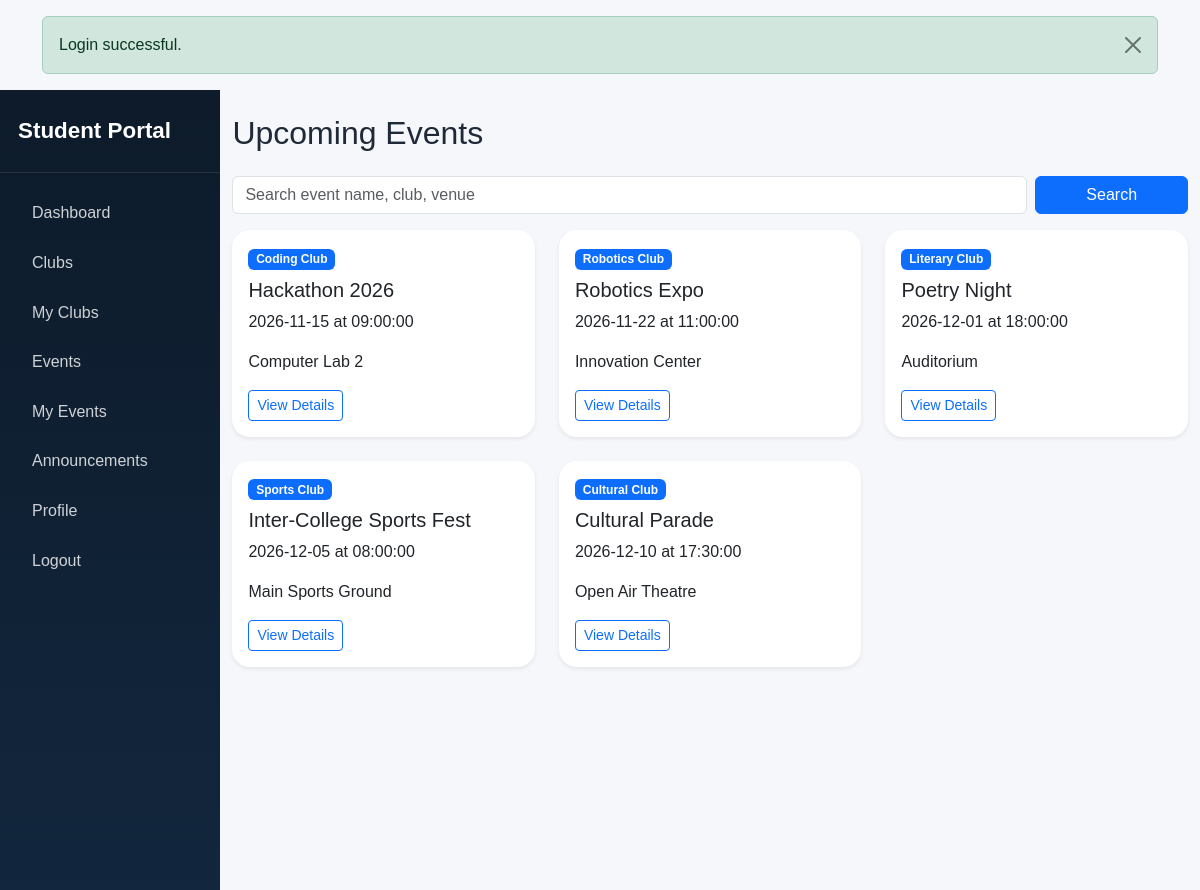
Page /student/events.php (signed in) on the committed database.
### tables this page shows
CREATE TABLE `events` (
  `id` INT AUTO_INCREMENT PRIMARY KEY,
  `club_id` INT NOT NULL,
  `title` VARCHAR(180) NOT NULL,
  `description` TEXT NOT NULL,
  `event_date` DATE NOT NULL,
  `event_time` TIME NOT NULL,
  `venue` VARCHAR(180) NOT NULL,
  `max_participants` INT NOT NULL,
  `registration_deadline` DATE NOT NULL,
  `image` VARCHAR(255) DEFAULT NULL,
  `status` ENUM('open','closed') NOT NULL DEFAULT 'open',
  `created_at` TIMESTAMP DEFAULT CURRENT_TIMESTAMP,
  FOREIGN KEY (`club_id`) REFERENCES `clubs`(`id`) ON DELETE CASCADE,
  INDEX `idx_event_date` (`event_date`),
  INDEX `idx_event_title` (`title`)
);

CREATE TABLE `clubs` (
  `id` INT AUTO_INCREMENT PRIMARY KEY,
  `name` VARCHAR(150) NOT NULL,
  `description` TEXT NOT NULL,
  `category` VARCHAR(100) NOT NULL,
  `faculty_coordinator` VARCHAR(150) NOT NULL,
  `contact_email` VARCHAR(150) NOT NULL,
  `meeting_location` VARCHAR(180) NOT NULL,
  `meeting_schedule` VARCHAR(120) NOT NULL,
  `image` VARCHAR(255) DEFAULT NULL,
  `status` ENUM('active','inactive') NOT NULL DEFAULT 'active',
  `created_at` TIMESTAMP DEFAULT CURRENT_TIMESTAMP,
  INDEX `idx_club_category` (`category`),
  INDEX `idx_club_name` (`name`)
);

### config/auth.php (called while the page is built, shortened)
<?php
function e($value): string
{
    return htmlspecialchars((string)$value, ENT_QUOTES, 'UTF-8');
}

### student/events.php (the view, shortened to what this page needs)
<?php
require_once __DIR__ . '/../config/auth.php';
include __DIR__ . '/../includes/header.php';
$pdo = getPDO();
$search = $_GET['search'] ?? '';
$where = ['e.status = "open"'];
$params = [];
$stmt = $pdo->prepare('SELECT e.*, c.name AS club_name FROM events e JOIN clubs c ON c.id = e.club_id WHERE ' . implode(' AND ', $where) . ' ORDER BY e.event_date ASC');
$stmt->execute($params);
$events = $stmt->fetchAll();
?>
<div class="d-flex">
    <?php include __DIR__ . '/../includes/student_sidebar.php'; ?>
    <main class="main-content">
        <div class="container-fluid py-4">
            <h2 class="mb-4">Upcoming Events</h2>
            <form method="GET" class="row g-2 mb-3">
                <div class="col-md-10"><input type="text" name="search" class="form-control" value="<?= e($search) ?>" placeholder="Search event name, club, venue"></div>
                <div class="col-md-2"><button type="submit" class="btn btn-primary w-100">Search</button></div>
            </form>
            <div class="row g-4">
                <?php foreach ($events as $event): ?>
                    <div class="col-md-4">
                        <div class="card h-100 shadow-sm border-0">
                            <div class="card-body">
                                <span class="badge bg-primary mb-2"><?= e($event['club_name']) ?></span>
                                <h5><?= e($event['title']) ?></h5>
                                <p><?= e($event['event_date']) ?> at <?= e($event['event_time']) ?></p>
                                <p><?= e($event['venue']) ?></p>
                                <a href="<?= BASE_URL ?>/student/event_details.php?id=<?= (int)$event['id'] ?>" class="btn btn-outline-primary btn-sm">View Details</a>
                            </div>
                        </div>
                    </div>
                <?php endforeach; ?>
            </div>
        </div>
    </main>
</div>
<?php include __DIR__ . '/../includes/footer.php'; ?>

### assets/css/style.css (style rules this page uses)
.card { border-radius: 18px; }
.main-content { width: 100%; min-height: 100vh; background: #f5f7fb; }

### rows in the picture
events: club.name "Coding Club", title "Hackathon 2026", event_date "2026-11-15", event_time "09:00:00", venue "Computer Lab 2"
events: club.name "Robotics Club", title "Robotics Expo", event_date "2026-11-22", event_time "11:00:00", venue "Innovation Center"
events: club.name "Literary Club", title "Poetry Night", event_date "2026-12-01", event_time "18:00:00", venue "Auditorium"
events: club.name "Sports Club", title "Inter-College Sports Fest", event_date "2026-12-05", event_time "08:00:00", venue "Main Sports Ground"
events: club.name "Cultural Club", title "Cultural Parade", event_date "2026-12-10", event_time "17:30:00", venue "Open Air Theatre"

### other values in the picture
$message "Login successful."
